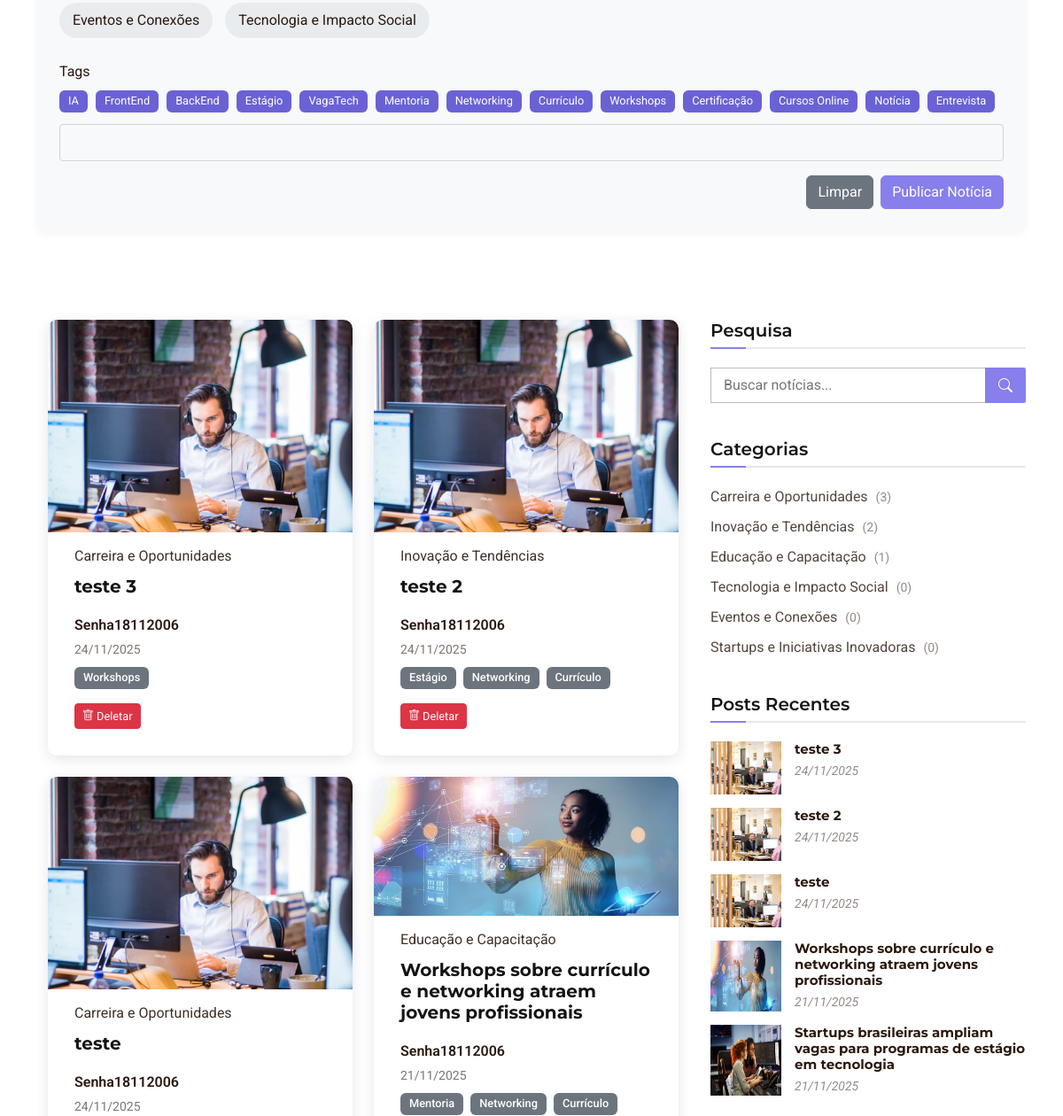
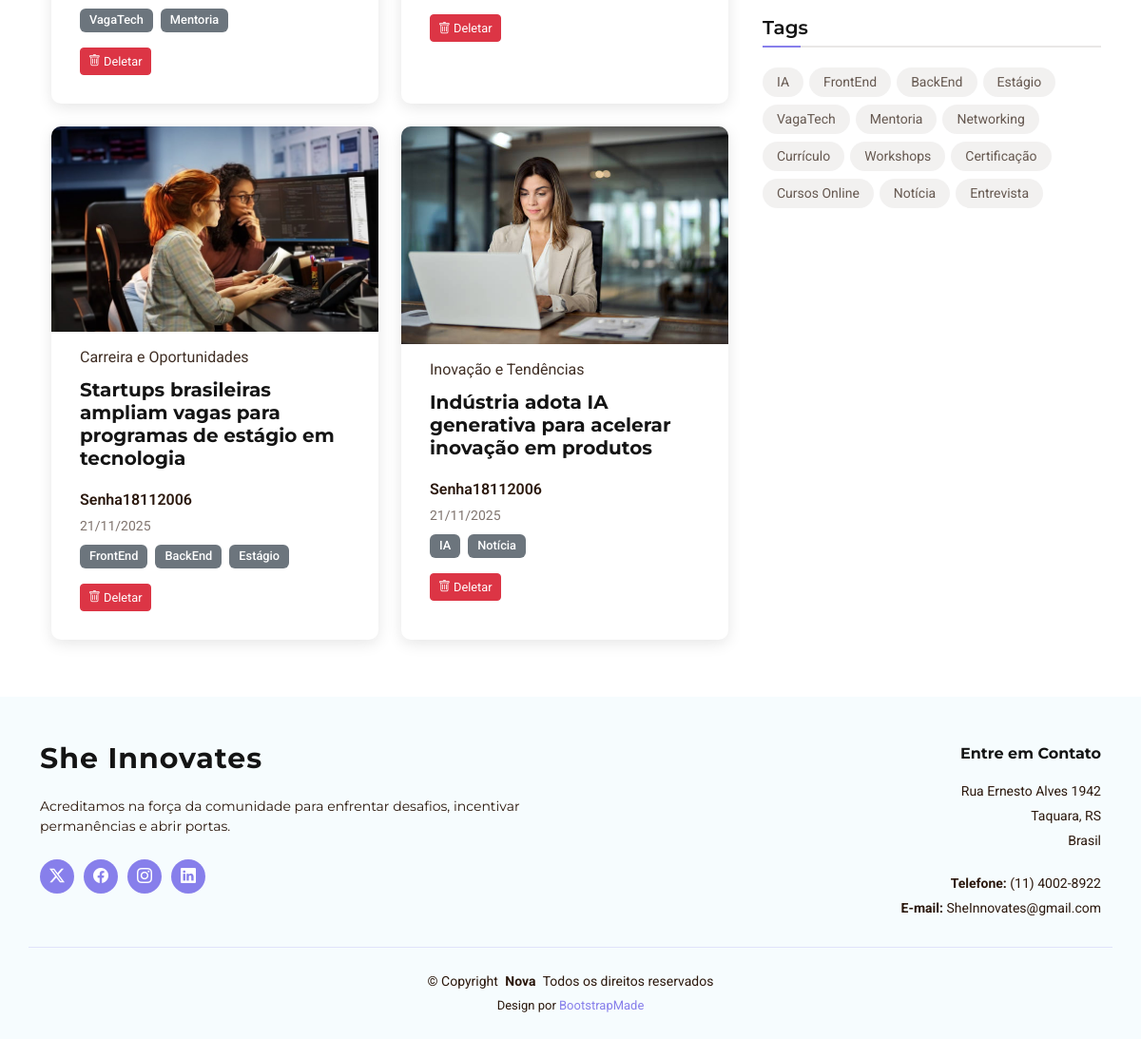
The app's page /Back-End-Projeto-Integrador/UserADM/noticiaAdm.php (lower part), older data (2 pictures, top to bottom).
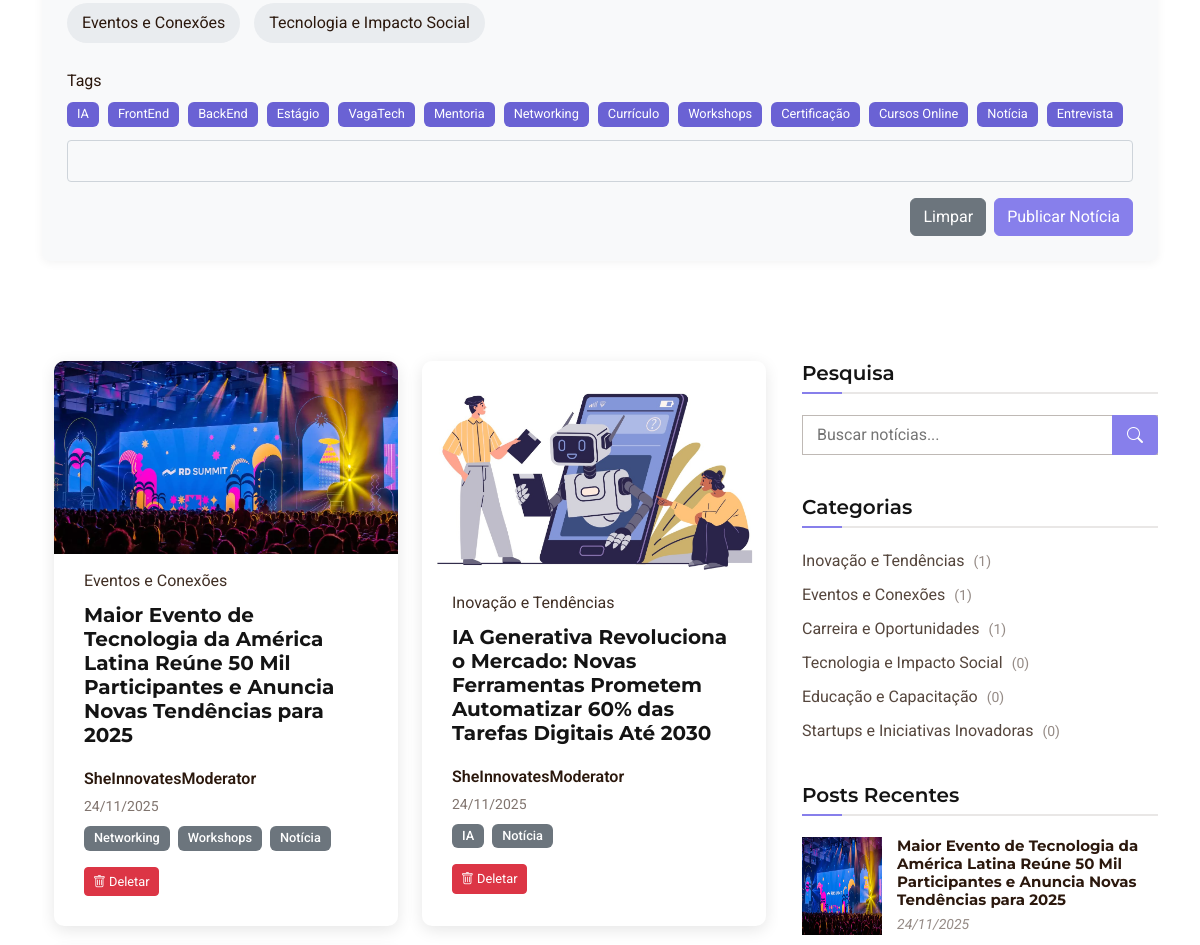
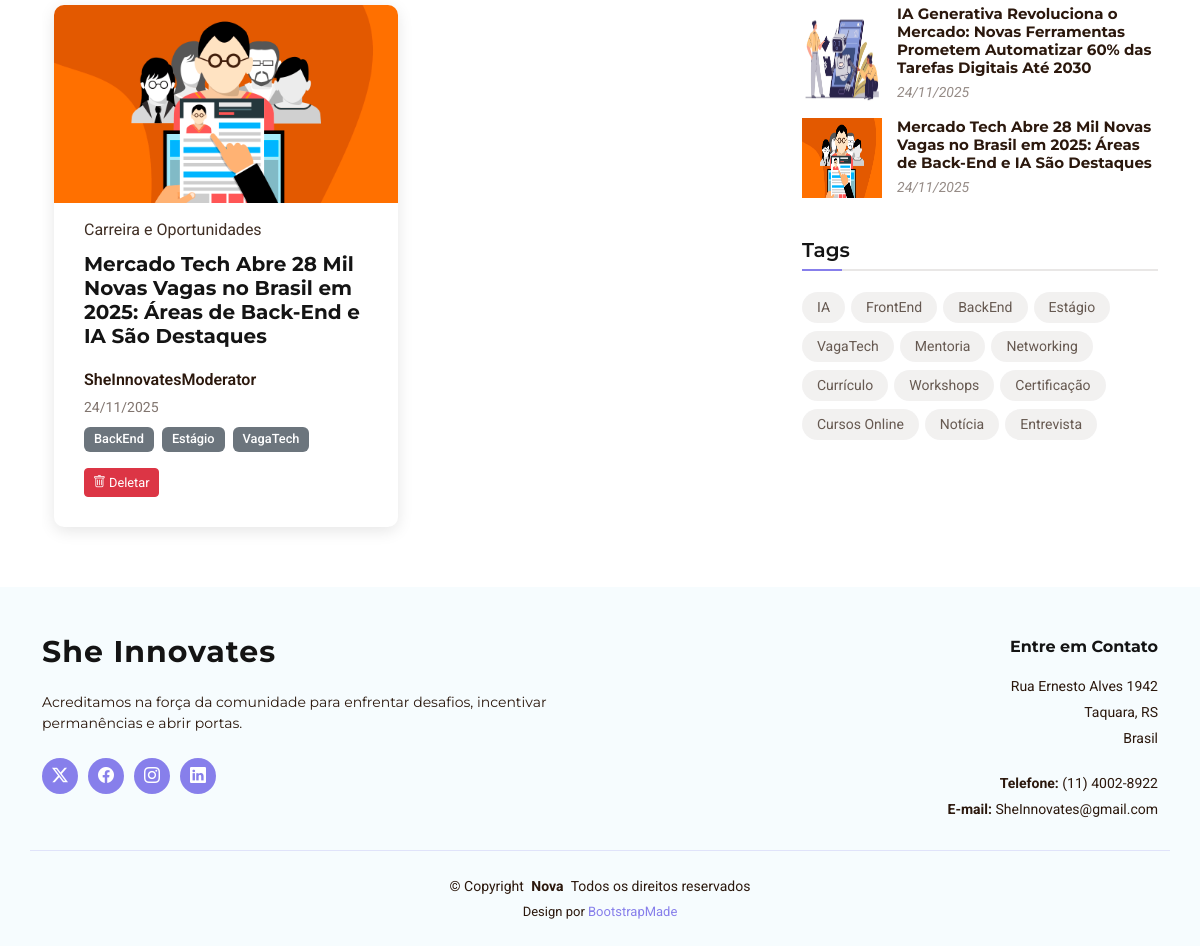
The same page, newer data (2 pictures, top to bottom).
### tables this page shows
CREATE TABLE `noticias` (
  `noticia_id` int NOT NULL,
  `titulo` varchar(255) NOT NULL,
  `conteudo` text NOT NULL,
  `imagem_capa` varchar(255) DEFAULT NULL,
  `categoria_id` int NOT NULL,
  `autor_id` int NOT NULL,
  `status` enum('rascunho','publicado','arquivado') DEFAULT 'rascunho',
  `data_publicacao` timestamp NULL DEFAULT NULL,
  `data_criacao` timestamp NULL DEFAULT CURRENT_TIMESTAMP,
  `data_atualizacao` timestamp NULL DEFAULT CURRENT_TIMESTAMP ON UPDATE CURRENT_TIMESTAMP
);

CREATE TABLE `categorias` (
  `categoria_id` int NOT NULL,
  `nome_categoria` varchar(100) NOT NULL,
  `descricao` text,
  `data_criacao` timestamp NULL DEFAULT CURRENT_TIMESTAMP
);

CREATE TABLE `usuarios` (
  `usuario_id` int NOT NULL,
  `nome_usuario` varchar(50) NOT NULL,
  `email` varchar(100) NOT NULL,
  `senha` varchar(255) NOT NULL,
  `is_admin` tinyint(1) NOT NULL DEFAULT '0',
  `data_cadastro` timestamp NULL DEFAULT CURRENT_TIMESTAMP
);

### Back-End-Projeto-Integrador/UserADM/noticiaAdm.php (the view, shortened to what the changed rows need)
<!DOCTYPE html>
<html lang="pt-BR">
<head>
  <?php
  require("../Include/hrefCssHead.php");
  ?>
</head>
<body class="blog-page">
  <main class="main">
    <div class="container">
      <div class="row">
        <div class="col-lg-8">
          <section id="blog-posts" class="blog-posts section">
            <div class="container">
              <div class="row gy-4" id="news-container">
                <?php
                require_once '../Include/conexao.php';
                $search_term = isset($_GET['search']) ? trim($_GET['search']) : '';
                $has_search = !empty($search_term);
                $categoria_filter = isset($_GET['categoria']) ? trim($_GET['categoria']) : '';
                $has_categoria = !empty($categoria_filter);
                if ($has_search) {
                  $search_term_clean = mysqli_real_escape_string($con, $search_term);
                  $query = "SELECT DISTINCT n.*, c.nome_categoria, u.nome_usuario
                            FROM noticias n
                            JOIN categorias c ON n.categoria_id = c.categoria_id
                            JOIN usuarios u ON n.autor_id = u.usuario_id
                            LEFT JOIN noticias_tags nt ON n.noticia_id = nt.noticia_id
                            LEFT JOIN tags t ON nt.tag_id = t.tag_id
                            WHERE n.status = 'publicado'
                            AND (n.titulo LIKE '%$search_term_clean%'
                                 OR n.conteudo LIKE '%$search_term_clean%'
                                 OR t.nome_tag LIKE '%$search_term_clean%'
                                 OR c.nome_categoria LIKE '%$search_term_clean%')
                            ORDER BY n.data_publicacao DESC
                            LIMIT 12";
                } else {
                  $query = "SELECT n.*, c.nome_categoria, u.nome_usuario
                            FROM noticias n
                            JOIN categorias c ON n.categoria_id = c.categoria_id
                            JOIN usuarios u ON n.autor_id = u.usuario_id
                            WHERE n.status = 'publicado'
                            ORDER BY n.data_publicacao DESC
                            LIMIT 6";
                }
                $result = mysqli_query($con, $query);
                if ($result && mysqli_num_rows($result) > 0) {
                  while ($noticia = mysqli_fetch_assoc($result)) {
                    $tags_query = "SELECT t.nome_tag
                                   FROM tags t
                                   JOIN noticias_tags nt ON t.tag_id = nt.tag_id
                                   WHERE nt.noticia_id = {$noticia['noticia_id']}
                                   LIMIT 3";
                    $tags_result = mysqli_query($con, $tags_query);
                    $tags = [];
                    if ($tags_result) {
                      while ($tag = mysqli_fetch_assoc($tags_result)) {
                        $tags[] = $tag['nome_tag'];
                      }
                    }
                    $categoria_display = [
                      'inovacao' => 'Inovação e Tendências',
                      'carreira' => 'Carreira e Oportunidades',
                      'educacao' => 'Educação e Capacitação',
                      'startups' => 'Startups e Iniciativas Inovadoras',
                      'eventos' => 'Eventos e Conexões',
                      'tecnologia' => 'Tecnologia e Impacto Social'
                    ];
                    $categoria_nome = $categoria_display[$noticia['nome_categoria']] ?? $noticia['nome_categoria'];
                    $data_formatada = date('d/m/Y', strtotime($noticia['data_publicacao']));
                    ?>
                    <div class="col-lg-6">
                      <article class="article">
                        <div class="post-img">
                          <?php if ($noticia['imagem_capa']): ?>
                            <img src="../<?php echo $noticia['imagem_capa']; ?>" alt="<?php echo $noticia['titulo']; ?>" class="img-fluid">
                          <?php else: ?>
                            <img src="../assets/img/blog/blog-1.jpg" alt="Imagem padrão" class="img-fluid">
                          <?php endif; ?>
                        </div>
                        <p class="post-category"><?php echo $categoria_nome; ?></p>
                        <h2 class="title">
                          <a href="noticiaDetalhesAdm.php?id=<?php echo $noticia['noticia_id']; ?>">
                            <?php echo htmlspecialchars($noticia['titulo']); ?>
                          </a>
                        </h2>
                        <div class="d-flex align-items-center">
                          <div class="post-meta">
                            <p class="post-author"><?php echo htmlspecialchars($noticia['nome_usuario']); ?></p>
                            <p class="post-date">
                              <time datetime="<?php echo $noticia['data_publicacao']; ?>">
                                <?php echo $data_formatada; ?>
                              </time>
                            </p>
                          </div>
                        </div>
                        <?php if (!empty($tags)): ?>
                          <div class="tags mt-2">
                            <?php foreach ($tags as $tag): ?>
                              <span class="badge bg-secondary me-1"><?php echo $tag; ?></span>
                            <?php endforeach; ?>
                          </div>
                        <?php endif; ?>
                        <div class="mt-3">
                          <button class="btn btn-danger btn-sm delete-news"
                                  data-id="<?php echo $noticia['noticia_id']; ?>"
                                  data-title="<?php echo htmlspecialchars($noticia['titulo']); ?>">
                            <i class="bi bi-trash"></i> Deletar
                          </button>
                        </div>
                      </article>
                    </div>
                    <?php
                  }
                }
                ?>
              </div>
            </div>
          </section>
        </div>
        <div class="col-lg-4 sidebar">
          <div class="widgets-container">
            <div class="categories-widget widget-item">
              <ul class="mt-3">
                <?php
                $cat_query = "SELECT c.nome_categoria, COUNT(n.noticia_id) as total
                              FROM categorias c
                              LEFT JOIN noticias n ON c.categoria_id = n.categoria_id AND n.status = 'publicado'
                              GROUP BY c.categoria_id, c.nome_categoria
                              ORDER BY total DESC";
                $cat_result = mysqli_query($con, $cat_query);
                $categoria_display = [
                  'inovacao' => 'Inovação e Tendências',
                  'carreira' => 'Carreira e Oportunidades',
                  'educacao' => 'Educação e Capacitação',
                  'startups' => 'Startups e Iniciativas Inovadoras',
                  'eventos' => 'Eventos e Conexões',
                  'tecnologia' => 'Tecnologia e Impacto Social'
                ];
                if ($cat_result && mysqli_num_rows($cat_result) > 0) {
                  while ($cat = mysqli_fetch_assoc($cat_result)) {
                    $cat_nome = $categoria_display[$cat['nome_categoria']] ?? $cat['nome_categoria'];
                    echo '<li><a href="?categoria=' . $cat['nome_categoria'] . '">' . $cat_nome . ' <span>(' . $cat['total'] . ')</span></a></li>';
                  }
                }
                ?>
              </ul>
            </div>
            <div class="recent-posts-widget widget-item">
              <?php
              require_once '../Include/conexao.php';
              $recent_query = "SELECT n.noticia_id, n.titulo, n.imagem_capa, n.data_publicacao
                              FROM noticias n
                              WHERE n.status = 'publicado'
                              ORDER BY n.data_publicacao DESC
                              LIMIT 5";
              $recent_result = mysqli_query($con, $recent_query);
              if ($recent_result && mysqli_num_rows($recent_result) > 0) {
                while ($recent = mysqli_fetch_assoc($recent_result)) {
                  $recent_data = date('d/m/Y', strtotime($recent['data_publicacao']));
                  ?>
                  <div class="post-item">
                    <?php if ($recent['imagem_capa']): ?>
                      <img src="../<?php echo $recent['imagem_capa']; ?>" alt="<?php echo htmlspecialchars($recent['titulo']); ?>" class="flex-shrink-0">
                    <?php else: ?>
                      <img src="../assets/img/blog/blog-recent-1.jpg" alt="Imagem padrão" class="flex-shrink-0">
                    <?php endif; ?>
                    <div>
                      <h4><a href="noticiaDetalhesAdm.php?id=<?php echo $recent['noticia_id']; ?>">
                        <?php echo htmlspecialchars($recent['titulo']); ?>
                      </a></h4>
                      <time datetime="<?php echo $recent['data_publicacao']; ?>"><?php echo $recent_data; ?></time>
                    </div>
                  </div>
                  <?php
                }
              } else {
                echo '<p>Nenhum post recente encontrado.</p>';
              }
              ?>
            </div>
            <div class="tags-widget widget-item">
              <ul>
                <?php
                $popular_tags = ['IA', 'FrontEnd', 'BackEnd', 'Estágio', 'VagaTech', 'Mentoria', 'Networking', 'Currículo', 'Workshops', 'Certificação', 'Cursos Online', 'Notícia', 'Entrevista'];
                foreach ($popular_tags as $tag) {
                  echo '<li><a href="?search=' . urlencode($tag) . '">' . $tag . '</a></li>';
                }
                ?>
              </ul>
            </div>
          </div>
        </div>
      </div>
    </div>
  </main>
</body>
</html>

Row changes from the older to the newer data that the page shows:
removed noticias: categoria.nome_categoria "Carreira e Oportunidades", titulo "teste 3", autor.nome_usuario "Senha18112006", data_publicacao "24/11/2025", tag "Workshops"
removed noticias: categoria.nome_categoria "Inovação e Tendências", titulo "teste 2", autor.nome_usuario "Senha18112006", data_publicacao "24/11/2025", tag "Estágio", tag "Networking", tag "Currículo"
removed noticias: categoria.nome_categoria "Carreira e Oportunidades", titulo "teste", autor.nome_usuario "Senha18112006", data_publicacao "24/11/2025", tag "VagaTech", tag "Mentoria"
removed noticias: imagem_capa (picture), categoria.nome_categoria "Educação e Capacitação", titulo "Workshops sobre currículo e networking atraem jovens profissionais", autor.nome_usuario "Senha18112006", data_publicacao "21/11/2025", tag "Mentoria", tag "Networking", tag "Currículo"
removed noticias: imagem_capa (picture), categoria.nome_categoria "Carreira e Oportunidades", titulo "Startups brasileiras ampliam vagas para programas de estágio em tecnologia", autor.nome_usuario "Senha18112006", data_publicacao "21/11/2025", tag "FrontEnd", tag "BackEnd", tag "Estágio"
removed noticias: imagem_capa (picture), categoria.nome_categoria "Inovação e Tendências", titulo "Indústria adota IA generativa para acelerar inovação em produtos", autor.nome_usuario "Senha18112006", data_publicacao "21/11/2025", tag "IA", tag "Notícia"
added noticias: imagem_capa (picture), categoria.nome_categoria "Eventos e Conexões", titulo "Maior Evento de Tecnologia da América Latina Reúne 50 Mil Participantes e Anuncia Novas Tendências para 2025", autor.nome_usuario "SheInnovatesModerator", data_publicacao "24/11/2025", tag "Networking", tag "Workshops", tag "Notícia"
added noticias: imagem_capa (picture), categoria.nome_categoria "Inovação e Tendências", titulo "IA Generativa Revoluciona o Mercado: Novas Ferramentas Prometem Automatizar 60% das Tarefas Digitais Até 2030", autor.nome_usuario "SheInnovatesModerator", data_publicacao "24/11/2025", tag "IA", tag "Notícia"
added noticias: imagem_capa (picture), categoria.nome_categoria "Carreira e Oportunidades", titulo "Mercado Tech Abre 28 Mil Novas Vagas no Brasil em 2025: Áreas de Back-End e IA São Destaques", autor.nome_usuario "SheInnovatesModerator", data_publicacao "24/11/2025", tag "BackEnd", tag "Estágio", tag "VagaTech"
Text that changed along with them:
new list line: "Inovação e Tendências ( 1 )"
new list line: "Eventos e Conexões ( 1 )"
new list line: "Carreira e Oportunidades ( 1 )"
new list line: "Educação e Capacitação ( 0 )"
list line gone: "Carreira e Oportunidades ( 3 )"
list line gone: "Inovação e Tendências ( 2 )"
list line gone: "Educação e Capacitação ( 1 )"
list line gone: "Eventos e Conexões ( 0 )"
